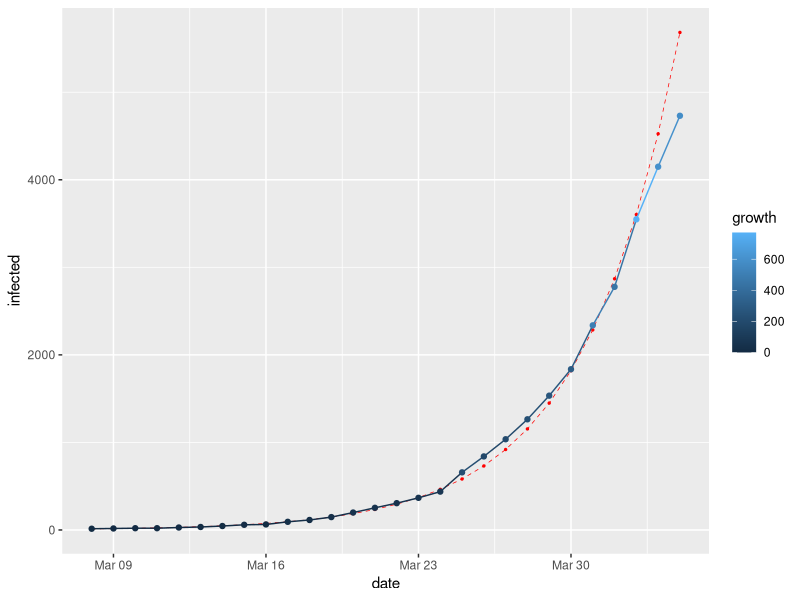
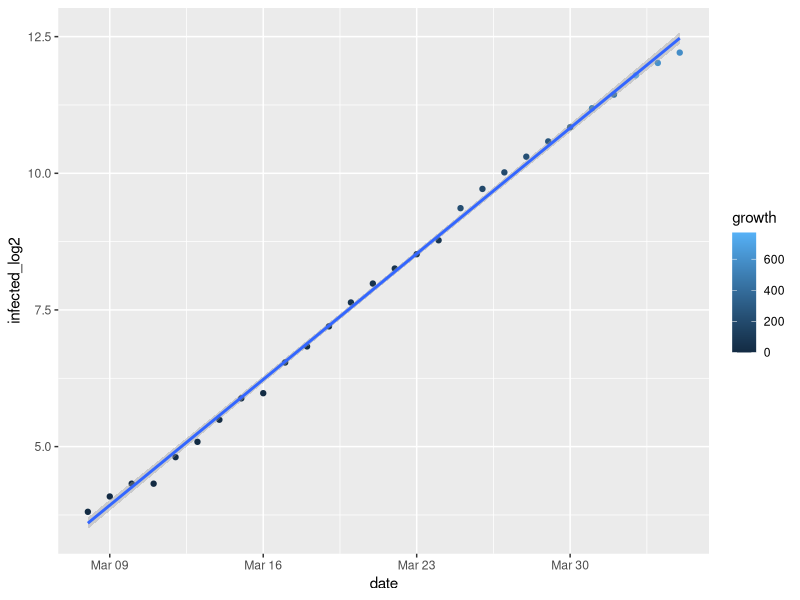
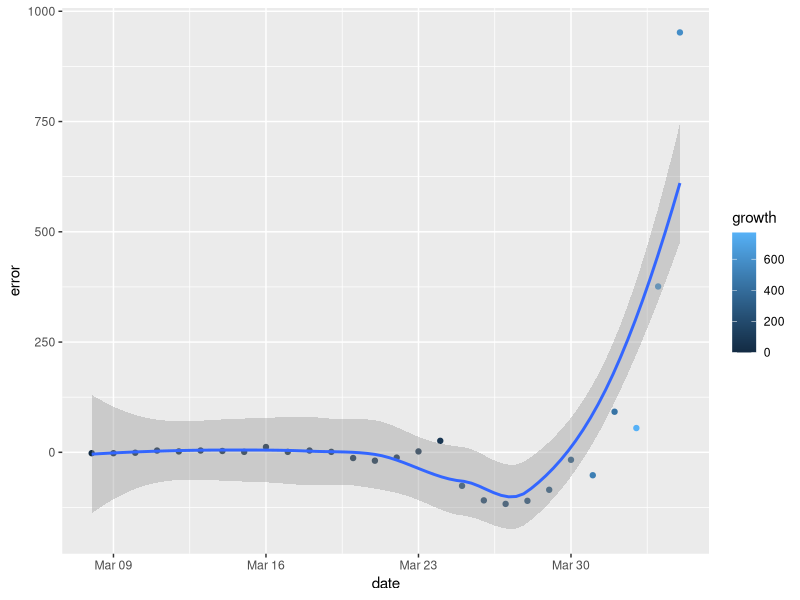
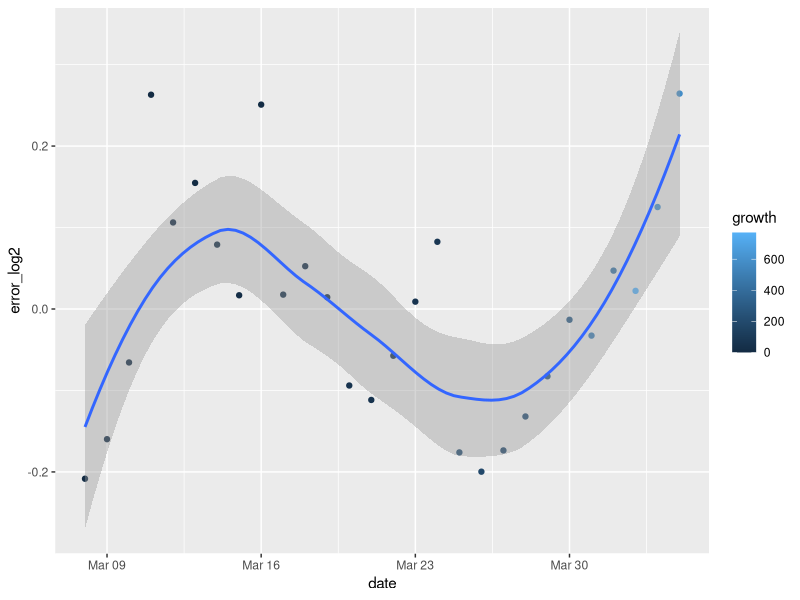
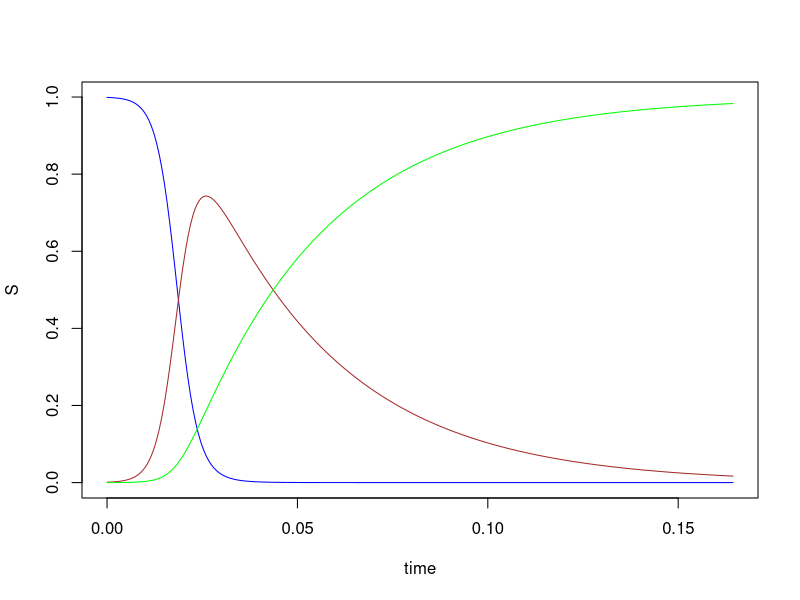

R code for these plots, in order:
#
# From Russia with COVID-19
# https://gist.github.com/timothy-makarov/c5a8d382aaa646fea47d4e0beb354e91
#

library(deSolve)
library(dplyr)
library(ggplot2)

rm(list = ls())

df <- data.frame(
  infected = c(
    1,
    2,
    3,
    6,
    6,
    7,
    10,
    14,
    17,
    20,
    20,
    28,
    34,
    45,
    59,
    63,
    93,
    114,
    147,
    199,
    253,
    306,
    367,
    438,   # https://t.me/map_mind/3435
    658,   # https://t.me/COVID2019_official/100
    840,   # https://t.me/c/1433624845/1550
    1036,  # https://t.me/COVID2019_official/113
    1264,  # https://t.me/COVID2019_official/121
    1534,  # https://t.me/COVID2019_official/128
    1836,  # https://t.me/COVID2019_official/138
    2337,  # https://t.me/COVID2019_official/153
    2777,  # https://t.me/COVID2019_official/160
    3548,  # https://t.me/COVID2019_official/168
    4149,  # https://t.me/COVID2019_official/179
    4731   # https://t.me/COVID2019_official/189
  )
)

df$day0 <- seq(0, length(df$infected) - 1)
df$date <- as.Date('2020-03-01') + df$day0
df$growth <- c(1, diff(df$infected))
df$infected_log2 <- log2(df$infected)

df <- df %>%
  select(date, day0, growth, infected, infected_log2)

df <- df %>%
  filter(infected > 10)

lm1 <- lm(formula = infected_log2 ~ day0, data = df)
k <- lm1$coefficients[[2]]
b <- lm1$coefficients[[1]]

df$lm_log2 <- df$day0 * k + b
df$error_log2 <- df$lm_log2 - df$infected_log2
t.test(df$error_log2)

df$lm <- round(2 ^ (df$day0 * k + b))
df$error <- df$lm - df$infected

ggplot(df, aes(date, infected, colour = growth)) +
  geom_line(data = df, aes(date, lm), color = 'red', size = 0.25, linetype = 'dashed') +
  geom_point(data = df, aes(date, lm), color = 'red', size = 0.5) +
  geom_line() +
  geom_point()

ggplot(df, aes(date, infected_log2, colour = growth)) +
  geom_point() +
  geom_smooth(method = lm, formula = y ~ x)

ggplot(df, aes(date, error, colour = growth)) +
  geom_point() +
  geom_smooth(method = loess, formula = y ~ x)

ggplot(df, aes(date, error_log2, colour = growth)) +
  geom_point() +
  geom_smooth(method = loess, formula = y ~ x)

#
# -=[ ODE ]=-
# https://kingaa.github.io/thid/odes/ODEs_in_R.pdf
#

# beta - transmition rate
# gamma - recovery rate

closed.sir.model <- function(t, x, params) {
  S <- x[1]
  I <- x[2]
  R <- x[3]
  
  beta <- params["beta"]
  gamma <- params["gamma"]
  
  dSdt <- -beta * S * I
  dIdt <- beta * S * I - gamma * I
  dRdt <- gamma * I
  
  dxdt <- c(dSdt, dIdt, dRdt)
  
  list(dxdt)
}

params <- c(beta = 400, gamma = 365 / 13)

times <- seq(from = 0, to = 60 / 365, by = 1 / 365 / 4)
xstart <- c(S = 0.999, I = 0.001, R = 0.000)

out <- as.data.frame(ode(
  func = closed.sir.model,
  y = xstart,
  times = times,
  parms = params
))


plot(S ~ time, data = out, type = 'l', col = 'blue')
lines(I ~ time, data = out, col = 'brown')
lines(R ~ time, data = out, col = 'green')

paste0('R_0 = ', round(params['beta'] / params['gamma'], 2))
